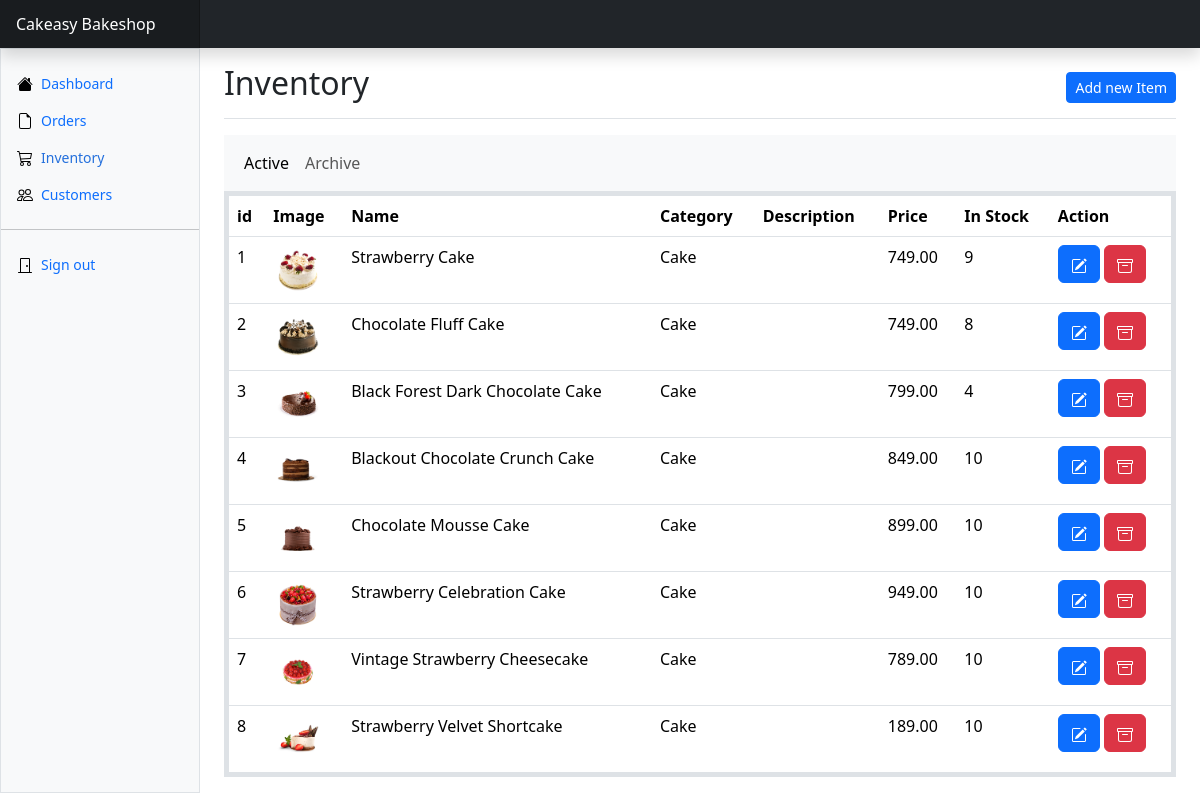
The page /admin/views/inventory.php (signed in) on the database its author committed.
### tables this page shows
CREATE TABLE `items` (
  `id` int(11) NOT NULL,
  `name` varchar(255) NOT NULL,
  `category` varchar(255) NOT NULL,
  `price` decimal(10,2) NOT NULL,
  `description` text NOT NULL,
  `quantity` int(50) NOT NULL,
  `date_create` timestamp NOT NULL DEFAULT current_timestamp() ON UPDATE current_timestamp(),
  `fileLoc` varchar(255) NOT NULL,
  `status` varchar(255) NOT NULL,
  `score` int(255) NOT NULL
);

### init/functions.php (called while the page is built, shortened)
<?php
function query_row($query)
{
    $string = 'mysql:HOSTNAME=localhost;dbname=cakeasy_db';
    $conn = new PDO($string, 'root', '');
    $stmt = $conn->prepare($query);
    $stmt->execute();
    $result = $stmt->fetchAll(PDO::FETCH_ASSOC);
    if (is_array($result)) {
        return $result;
    }
    return false;
}

### admin/views/partials/inventory-partial.php (the view, shortened to what this page needs)
<?php
if(isset($_GET['page']))
{
    if($_GET['page'] = 'archive')
    {
        $query = 'SELECT * FROM items WHERE status = "Archived"';
        $archive = 'active';
        $active = '';
    }
}else{
    $query = 'SELECT * FROM items WHERE status = "Active"';
    $active = 'active';
    $archive = '';
}
$row = query_row($query);
?>
<nav class="navbar navbar-expand-lg navbar-light bg-light">
  <div class="container-fluid">
    <div class="collapse navbar-collapse" id="navbarNav">
      <ul class="navbar-nav">
        <li class="nav-item">
          <a class="nav-link <?=$active?>" aria-current="page" href="../views/inventory.php">Active</a>
        </li>
        <li class="nav-item">
          <a class="nav-link <?=$archive?>" href="../views/inventory.php?page=archived">Archive</a>
        </li>
      </ul>
    </div>
  </div>
</nav>
<?php
for ($i = 0; $i < count($row); $i++) {
?>
    <tr>
        <td scope="col"><?= $i + 1 ?></td>
        <td><img src="<?= $row[$i]['fileLoc'] ?>" width="50px" alt=""></td>
        <td scope="col"><?= $row[$i]['name'] ?></td>
        <td scope="col"><?= $row[$i]['category'] ?></td>
        <td scope="col"><?= $row[$i]['description'] ?></td>
        <td scope="col"><?= $row[$i]['price'] ?></td>
        <td scope="col"><?= $row[$i]['quantity'] ?></td>
        <td scope="col">
            <div>
                <a href="../views/inventory.php?url=edit&id=<?=$row[$i]['id']?>" class="btn btn-primary">
                    </i></a>
                <a  onclick="return confirm('Are you sure you want to ARCHIVE this Item?')" href="../views/inventory.php?url=archive&id=<?=$row[$i]['id']?>" class="btn btn-danger">
                </a>
            </div>
        </td>
    </tr>
<?php } ?>

### assets/css/admin.style.css (style rules this page uses)
.bi { display: inline-block; width: 1rem; height: 1rem; }

### assets/css/dashboard.css (style rules this page uses)
.bi { display: inline-block; width: 1rem; height: 1rem; }

### rows shown on the page
items: fileLoc (picture), name "Strawberry Cake", category "Cake", price "749.00", quantity "9"
items: fileLoc (picture), name "Chocolate Fluff Cake", category "Cake", price "749.00", quantity "8"
items: fileLoc (picture), name "Black Forest Dark Chocolate Cake", category "Cake", price "799.00", quantity "4"
items: fileLoc (picture), name "Blackout Chocolate Crunch Cake", category "Cake", price "849.00", quantity "10"
items: fileLoc (picture), name "Chocolate Mousse Cake", category "Cake", price "899.00", quantity "10"
items: fileLoc (picture), name "Strawberry Celebration Cake", category "Cake", price "949.00", quantity "10"
items: fileLoc (picture), name "Vintage Strawberry Cheesecake", category "Cake", price "789.00", quantity "10"
items: fileLoc (picture), name "Strawberry Velvet Shortcake", category "Cake", price "189.00", quantity "10"
